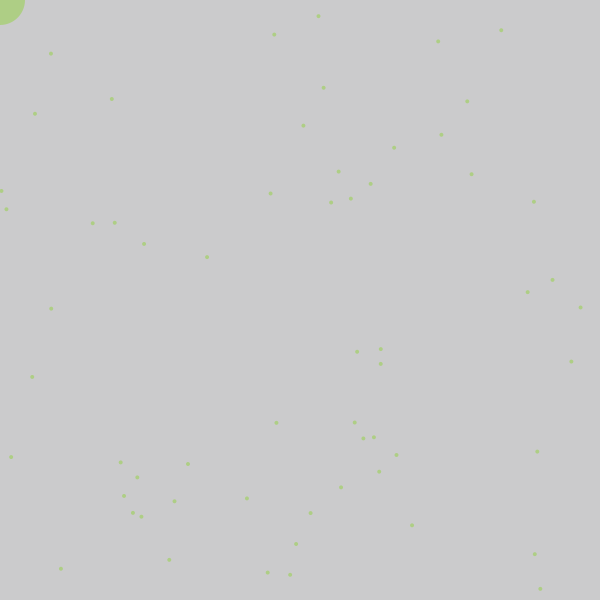
Frame 1 (no input)
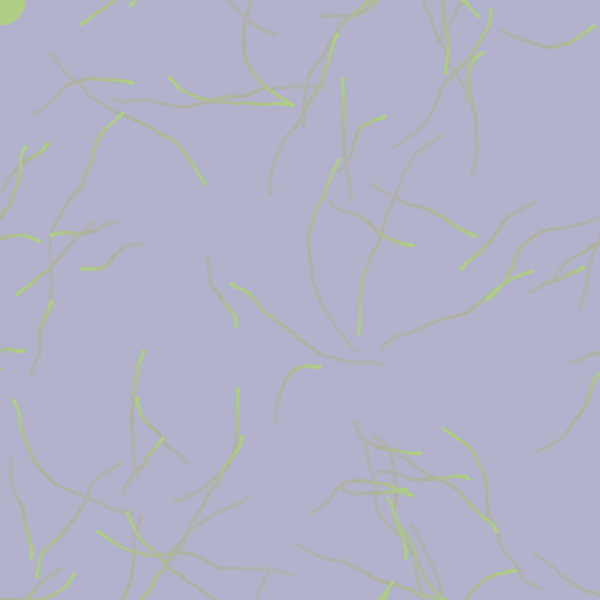
Frame 60 (the mouse pressed at the canvas centre just before this capture)
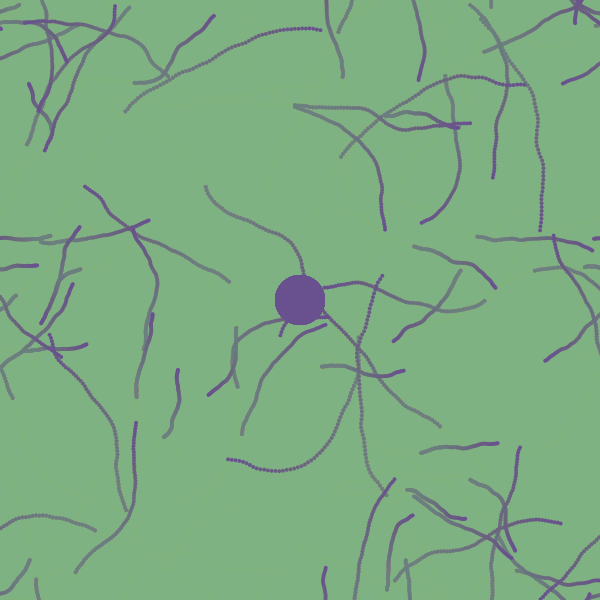
Frame 120 (the mouse held since frame 60 and released just before this capture)

The Processing sketch that drew these frames (run headless with seeded random() and noise(); from frame 60 on, the mouse is pressed at the canvas centre):

// Processing sketch: bichines
// ── bichines.pde
ArrayList<Particula> particulas;
color col;

void setup() {
  size(600, 600);
  smooth();
  col = nuevoColor();
  particulas = new ArrayList();
  for (int i = 0; i < 60; i++) {
    particulas.add(new Particula(random(width), random(height)));
    particulas.get(i).setCol(colorComplementario(col));
  }
}

void draw() {
  noStroke();
  fill(col, 5);
  rect(0, 0, width, height);

  for (int i = 0; i < 60; i++) {
    particulas.get(i).act();
  }
  fill(colorComplementario(col));
  ellipse(mouseX, mouseY, 50, 50);
}

void mousePressed() {
  col = nuevoColor();
  for (int i = 0; i < 60; i++) {
    particulas.get(i).setCol(colorComplementario(col));
  }
} 

color colorComplementario(color col) {
  pushStyle();
  colorMode(HSB);
  float h, s, b, a; 
  h = (hue(col)+128)%256;
  s = saturation(col);
  b = brightness(col);
  a = alpha(col);
  color nue = color(h, s, b, a);
  popStyle();
  return nue;
}

color nuevoColor() {
  pushStyle();
  colorMode(HSB);
  int r, g, b; 
  r = int(random(256));
  g = int(random(255-r, 256));
  int inter = (r+g)/2;
  b = int(random(inter-64, inter+64));
  popStyle();
  return color(r, g, b);
}

class Particula {
  float x, y, tam, ang, vel;
  color col;
  Particula(float x, float y) {
    this.x = x;
    this.y = y;
    tam = 4;
    ang = random(TWO_PI);
    vel = random(1, 4);
  }

  void act() {
    mover();
    dibujar();
  }

  void mover() {
    ang += radians(random(-10, 10));
    x += cos(ang)*vel;
    y += sin(ang)*vel;
    x = (x > width+tam)? -tam: x;
    x = (x < -tam)? width+tam: x;
    y = (y > height+tam)? -tam: y;
    y = (y < -tam)? height+tam: y;
  }

  void dibujar() {
    noStroke();
    fill(col);
    ellipse(x, y, tam, tam);
  }

  void setCol(color col) {
    this.col = col;
  }
}
